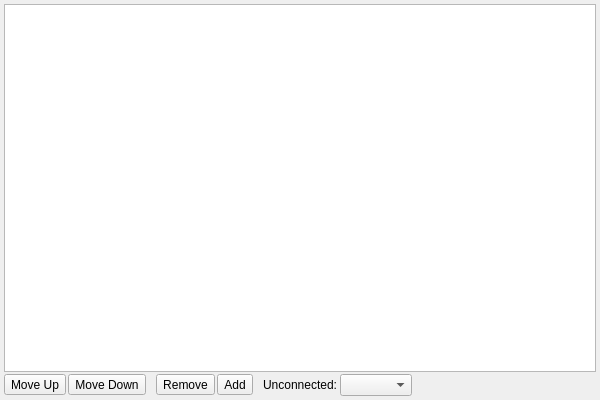
<ui version="4.0" >
 <class>ChannelConnectionWindow</class>
 <widget class="QDialog" name="ChannelConnectionWindow" >
  <property name="geometry" >
   <rect>
    <x>0</x>
    <y>0</y>
    <width>600</width>
    <height>400</height>
   </rect>
  </property>
  <property name="windowTitle" >
   <string>Channel Connections</string>
  </property>
  <layout class="QVBoxLayout" >
   <property name="spacing" >
    <number>2</number>
   </property>
   <property name="leftMargin" >
    <number>4</number>
   </property>
   <property name="topMargin" >
    <number>4</number>
   </property>
   <property name="rightMargin" >
    <number>4</number>
   </property>
   <property name="bottomMargin" >
    <number>4</number>
   </property>
   <item>
    <layout class="QVBoxLayout" >
     <property name="spacing" >
      <number>0</number>
     </property>
     <item>
      <widget class="SideCar::GUI::AScope::ChannelConnectionView" name="connections_" >
       <property name="sizePolicy" >
        <sizepolicy vsizetype="MinimumExpanding" hsizetype="MinimumExpanding" >
         <horstretch>1</horstretch>
         <verstretch>1</verstretch>
        </sizepolicy>
       </property>
       <property name="minimumSize" >
        <size>
         <width>300</width>
         <height>200</height>
        </size>
       </property>
       <property name="font" >
        <font>
         <pointsize>10</pointsize>
        </font>
       </property>
       <property name="showDropIndicator" stdset="0" >
        <bool>true</bool>
       </property>
       <property name="dragEnabled" >
        <bool>true</bool>
       </property>
       <property name="alternatingRowColors" >
        <bool>true</bool>
       </property>
       <property name="selectionMode" >
        <enum>QAbstractItemView::SingleSelection</enum>
       </property>
       <property name="selectionBehavior" >
        <enum>QAbstractItemView::SelectRows</enum>
       </property>
       <property name="gridStyle" >
        <enum>Qt::SolidLine</enum>
       </property>
      </widget>
     </item>
    </layout>
   </item>
   <item>
    <layout class="QHBoxLayout" >
     <item>
      <widget class="QToolButton" name="moveUp_" >
       <property name="toolTip" >
        <string>Move selected connection up</string>
       </property>
       <property name="text" >
        <string>Move Up</string>
       </property>
       <property name="icon" >
        <iconset resource="../guiIcons.qrc" >:/upArrow.png</iconset>
       </property>
       <property name="iconSize" >
        <size>
         <width>16</width>
         <height>16</height>
        </size>
       </property>
      </widget>
     </item>
     <item>
      <widget class="QToolButton" name="moveDown_" >
       <property name="toolTip" >
        <string>Move selected connection down</string>
       </property>
       <property name="text" >
        <string>Move Down</string>
       </property>
       <property name="icon" >
        <iconset resource="../guiIcons.qrc" >:/downArrow.png</iconset>
       </property>
       <property name="iconSize" >
        <size>
         <width>16</width>
         <height>16</height>
        </size>
       </property>
      </widget>
     </item>
     <item>
      <spacer>
       <property name="orientation" >
        <enum>Qt::Horizontal</enum>
       </property>
       <property name="sizeType" >
        <enum>QSizePolicy::Fixed</enum>
       </property>
       <property name="sizeHint" >
        <size>
         <width>8</width>
         <height>8</height>
        </size>
       </property>
      </spacer>
     </item>
     <item>
      <widget class="QToolButton" name="remove_" >
       <property name="toolTip" >
        <string>Remove selected channel connection</string>
       </property>
       <property name="text" >
        <string>Remove</string>
       </property>
       <property name="icon" >
        <iconset resource="../guiIcons.qrc" >:/minus.png</iconset>
       </property>
       <property name="iconSize" >
        <size>
         <width>16</width>
         <height>16</height>
        </size>
       </property>
      </widget>
     </item>
     <item>
      <widget class="QToolButton" name="add_" >
       <property name="toolTip" >
        <string>Add an unconnected channel</string>
       </property>
       <property name="text" >
        <string>Add</string>
       </property>
       <property name="icon" >
        <iconset resource="../guiIcons.qrc" >:/plus.png</iconset>
       </property>
       <property name="iconSize" >
        <size>
         <width>16</width>
         <height>16</height>
        </size>
       </property>
      </widget>
     </item>
     <item>
      <spacer>
       <property name="orientation" >
        <enum>Qt::Horizontal</enum>
       </property>
       <property name="sizeType" >
        <enum>QSizePolicy::Fixed</enum>
       </property>
       <property name="sizeHint" >
        <size>
         <width>8</width>
         <height>8</height>
        </size>
       </property>
      </spacer>
     </item>
     <item>
      <widget class="QLabel" name="label" >
       <property name="text" >
        <string>Unconnected:</string>
       </property>
      </widget>
     </item>
     <item>
      <widget class="QComboBox" name="unconnected_" >
       <property name="sizePolicy" >
        <sizepolicy vsizetype="Fixed" hsizetype="Preferred" >
         <horstretch>0</horstretch>
         <verstretch>0</verstretch>
        </sizepolicy>
       </property>
       <property name="focusPolicy" >
        <enum>Qt::TabFocus</enum>
       </property>
       <property name="toolTip" >
        <string>List of unconnected data publishers</string>
       </property>
       <property name="sizeAdjustPolicy" >
        <enum>QComboBox::AdjustToContents</enum>
       </property>
      </widget>
     </item>
     <item>
      <spacer>
       <property name="orientation" >
        <enum>Qt::Horizontal</enum>
       </property>
       <property name="sizeHint" >
        <size>
         <width>40</width>
         <height>20</height>
        </size>
       </property>
      </spacer>
     </item>
    </layout>
   </item>
  </layout>
 </widget>
 <customwidgets>
  <customwidget>
   <class>SideCar::GUI::AScope::ChannelConnectionView</class>
   <extends>QTableView</extends>
   <header>AScope/ChannelConnectionView.h</header>
  </customwidget>
 </customwidgets>
 <resources>
  <include location="../guiIcons.qrc" />
 </resources>
 <connections/>
</ui>
